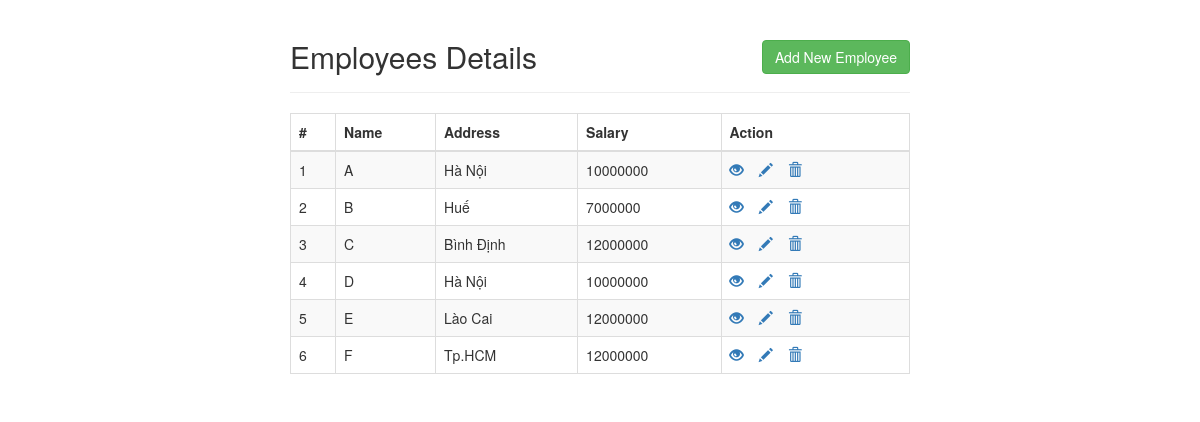
The page / on the database its author committed.
### tables this page shows
CREATE TABLE `employees` (
  `id` int(11) NOT NULL,
  `name` varchar(100) NOT NULL,
  `address` varchar(255) NOT NULL,
  `salary` int(10) NOT NULL
);

### index.php (the view, shortened to what this page needs)
<!DOCTYPE html>
<html lang="en">
<head>
    <link rel="stylesheet" href="https://maxcdn.bootstrapcdn.com/bootstrap/3.3.7/css/bootstrap.css">
</head>
    <body>
        <div class="wrapper">
            <div class="container-fluid">
                <div class="row">
                    <div class="col-md-12">
                        <div class="page-header clearfix">
                            <h2 class="pull-left">Employees Details</h2>
                            <a href="create.php" class="btn btn-success pull-right">Add New Employee</a>
                        </div>
                        <?php
                        require_once "config.php";
                        $sql = "SELECT * FROM employees";
                        if($result = $mysqli->query($sql)){
                            if($result->num_rows > 0){
                                echo "<table class='table table-bordered table-striped'>";
                                    echo "<thead>";
                                        echo "<tr>";
                                            echo "<th>#</th>";
                                            echo "<th>Name</th>";
                                            echo "<th>Address</th>";
                                            echo "<th>Salary</th>";
                                            echo "<th>Action</th>";
                                        echo "</tr>";
                                    echo "</thead>";
                                    echo "<tbody>";
                                    while($row = $result->fetch_array()){
                                        echo "<tr>";
                                            echo "<td>" . $row['id'] . "</td>";
                                            echo "<td>" . $row['name'] . "</td>";
                                            echo "<td>" . $row['address'] . "</td>";
                                            echo "<td>" . $row['salary'] . "</td>";
                                            echo "<td>";
                                                echo "<a href='read.php?id=". $row['id'] ."' title='View Record' data-toggle='tooltip'><span class='glyphicon glyphicon-eye-open'></span></a>";
                                                echo "<a href='update.php?id=". $row['id'] ."' title='Update Record' data-toggle='tooltip'><span class='glyphicon glyphicon-pencil'></span></a>";
                                                echo "<a href='delete.php?id=". $row['id'] ."' title='Delete Record' data-toggle='tooltip'><span class='glyphicon glyphicon-trash'></span></a>";
                                            echo "</td>";
                                        echo "</tr>";
                                    }
                                    echo "</tbody>";
                                echo "</table>";
                            } else{
                                echo "<p class='lead'><em>Không tìm thấy bản ghi.</em></p>";
                            }
                        } else{
                            echo "ERROR: Không thể thực thi $sql. " . $mysqli->error;
                        }
                        ?>
                    </div>
                </div>
            </div>
        </div>
    </body>
</html>

### index.php (style rules this page uses)
.wrapper { width: 650px; margin: 0 auto; }
.page-header h2 { margin-top: 0; }
table tr td:last-child a { margin-right: 15px; }

### rows shown on the page
employees: id "1", name "A", address "Hà Nội", salary "10000000"
employees: id "2", name "B", address "Huế", salary "7000000"
employees: id "3", name "C", address "Bình Định", salary "12000000"
employees: id "4", name "D", address "Hà Nội", salary "10000000"
employees: id "5", name "E", address "Lào Cai", salary "12000000"
employees: id "6", name "F", address "Tp.HCM", salary "12000000"
